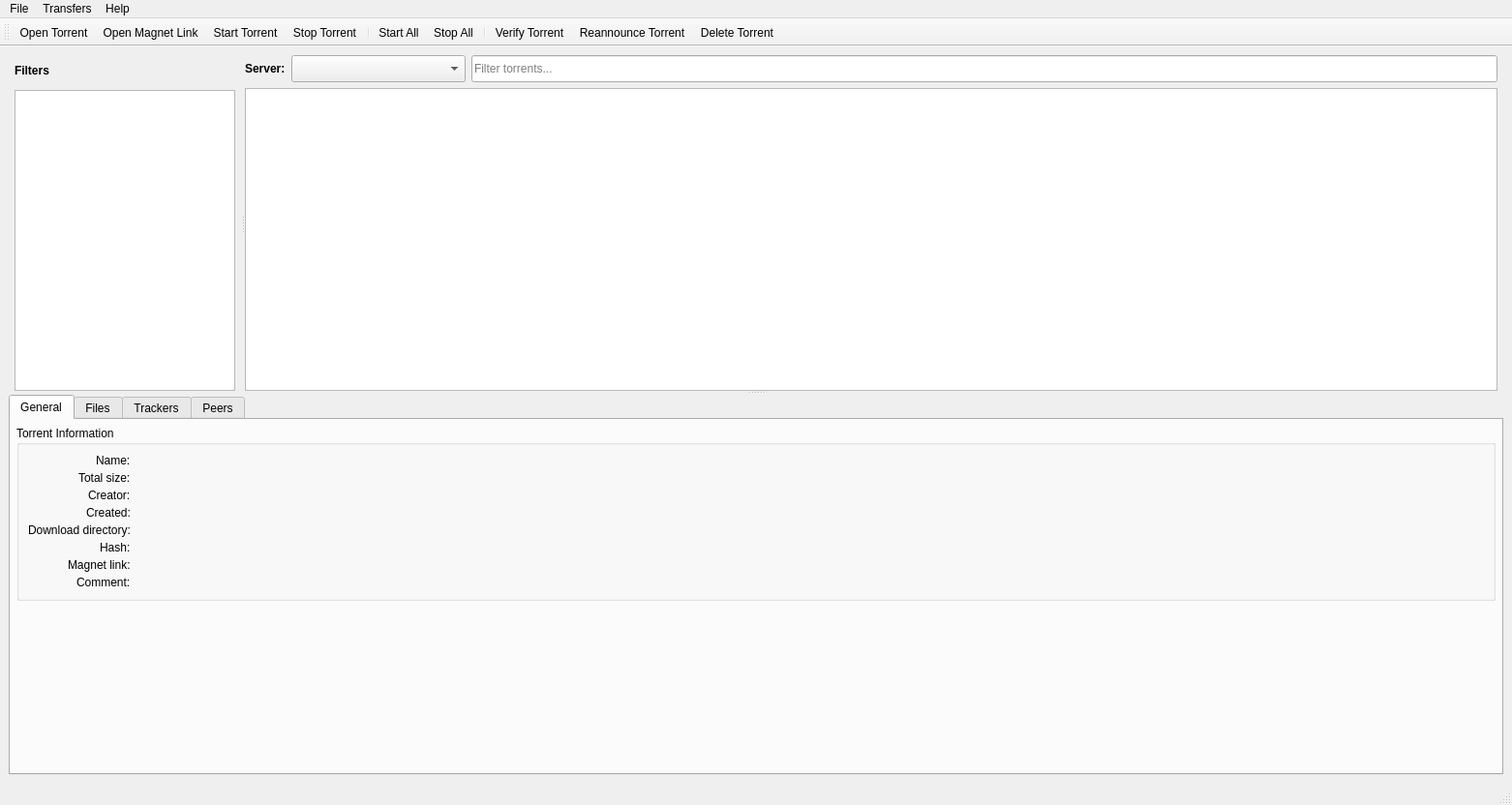
<?xml version="1.0" encoding="UTF-8"?>
<ui version="4.0">
 <class>MainWindow</class>
 <widget class="QMainWindow" name="MainWindow">
  <property name="geometry">
   <rect>
    <x>0</x>
    <y>0</y>
    <width>1562</width>
    <height>832</height>
   </rect>
  </property>
  <property name="windowTitle">
   <string>MainWindow</string>
  </property>
  <widget class="QWidget" name="centralwidget">
   <layout class="QVBoxLayout" name="verticalLayout">
    <item>
     <widget class="QSplitter" name="splitter_2">
      <property name="sizePolicy">
       <sizepolicy hsizetype="Expanding" vsizetype="Expanding">
        <horstretch>0</horstretch>
        <verstretch>0</verstretch>
       </sizepolicy>
      </property>
      <property name="orientation">
       <enum>Qt::Orientation::Vertical</enum>
      </property>
      <widget class="QSplitter" name="splitter">
       <property name="sizePolicy">
        <sizepolicy hsizetype="Expanding" vsizetype="Expanding">
         <horstretch>0</horstretch>
         <verstretch>0</verstretch>
        </sizepolicy>
       </property>
       <property name="orientation">
        <enum>Qt::Orientation::Horizontal</enum>
       </property>
       <widget class="QWidget" name="filterPanel" native="true">
        <property name="sizePolicy">
         <sizepolicy hsizetype="Fixed" vsizetype="Expanding">
          <horstretch>0</horstretch>
          <verstretch>0</verstretch>
         </sizepolicy>
        </property>
        <property name="minimumSize">
         <size>
          <width>200</width>
          <height>0</height>
         </size>
        </property>
        <property name="maximumSize">
         <size>
          <width>240</width>
          <height>16777215</height>
         </size>
        </property>
        <layout class="QVBoxLayout" name="verticalLayoutFilterPanel">
         <property name="spacing">
          <number>6</number>
         </property>
         <property name="leftMargin">
          <number>6</number>
         </property>
         <property name="topMargin">
          <number>2</number>
         </property>
         <property name="rightMargin">
          <number>6</number>
         </property>
         <property name="bottomMargin">
          <number>0</number>
         </property>
         <item>
          <widget class="QLabel" name="labelTorrentStatus">
           <property name="minimumSize">
            <size>
             <width>0</width>
             <height>28</height>
            </size>
           </property>
           <property name="styleSheet">
            <string notr="true">font-weight: 600;</string>
           </property>
           <property name="text">
            <string>Filters</string>
           </property>
           <property name="alignment">
            <set>Qt::AlignmentFlag::AlignLeading|Qt::AlignmentFlag::AlignLeft|Qt::AlignmentFlag::AlignVCenter</set>
           </property>
          </widget>
         </item>
         <item>
          <widget class="QListWidget" name="listWidget">
           <property name="sizePolicy">
            <sizepolicy hsizetype="Expanding" vsizetype="Expanding">
             <horstretch>0</horstretch>
             <verstretch>0</verstretch>
            </sizepolicy>
           </property>
           <property name="currentRow">
            <number>-1</number>
           </property>
          </widget>
         </item>
        </layout>
       </widget>
       <widget class="QWidget" name="torrentListPanel" native="true">
        <layout class="QVBoxLayout" name="verticalLayoutTorrentList">
         <property name="spacing">
          <number>6</number>
         </property>
         <property name="leftMargin">
          <number>0</number>
         </property>
         <property name="topMargin">
          <number>0</number>
         </property>
         <property name="rightMargin">
          <number>6</number>
         </property>
         <property name="bottomMargin">
          <number>0</number>
         </property>
         <item>
          <layout class="QHBoxLayout" name="horizontalLayoutTorrentControls">
           <property name="spacing">
            <number>6</number>
           </property>
           <item>
            <widget class="QLabel" name="labelServerSelector">
             <property name="styleSheet">
              <string notr="true">font-weight: 600;</string>
             </property>
             <property name="text">
              <string>Server:</string>
             </property>
             <property name="buddy">
              <cstring>comboServers</cstring>
             </property>
            </widget>
           </item>
           <item>
            <widget class="QComboBox" name="comboServers">
             <property name="minimumSize">
              <size>
               <width>180</width>
               <height>28</height>
              </size>
             </property>
             <property name="maximumSize">
              <size>
               <width>240</width>
               <height>16777215</height>
              </size>
             </property>
             <property name="toolTip">
              <string>Select Transmission server</string>
             </property>
            </widget>
           </item>
           <item>
            <widget class="QLineEdit" name="editTorrentFilter">
             <property name="minimumSize">
              <size>
               <width>0</width>
               <height>28</height>
              </size>
             </property>
             <property name="toolTip">
              <string>Filter torrents by name</string>
             </property>
             <property name="placeholderText">
              <string>Filter torrents...</string>
             </property>
             <property name="clearButtonEnabled">
              <bool>true</bool>
             </property>
            </widget>
           </item>
          </layout>
         </item>
         <item>
          <widget class="QTableView" name="tableView">
           <property name="selectionMode">
            <enum>QAbstractItemView::SelectionMode::MultiSelection</enum>
           </property>
           <property name="selectionBehavior">
            <enum>QAbstractItemView::SelectionBehavior::SelectRows</enum>
           </property>
           <property name="showGrid">
            <bool>false</bool>
           </property>
           <property name="gridStyle">
            <enum>Qt::PenStyle::NoPen</enum>
           </property>
           <attribute name="horizontalHeaderStretchLastSection">
            <bool>false</bool>
           </attribute>
           <attribute name="verticalHeaderVisible">
            <bool>false</bool>
           </attribute>
           <attribute name="verticalHeaderHighlightSections">
            <bool>false</bool>
           </attribute>
          </widget>
         </item>
        </layout>
       </widget>
      </widget>
      <widget class="QTabWidget" name="tabWidget">
       <property name="minimumSize">
        <size>
         <width>0</width>
         <height>120</height>
        </size>
       </property>
       <property name="maximumSize">
        <size>
         <width>16777215</width>
         <height>16777215</height>
        </size>
       </property>
       <property name="currentIndex">
        <number>0</number>
       </property>
       <widget class="QWidget" name="general">
        <attribute name="title">
         <string>General</string>
        </attribute>
        <layout class="QVBoxLayout" name="verticalLayoutGeneral">
         <property name="spacing">
          <number>6</number>
         </property>
         <property name="leftMargin">
          <number>6</number>
         </property>
         <property name="topMargin">
          <number>6</number>
         </property>
         <property name="rightMargin">
          <number>6</number>
         </property>
         <property name="bottomMargin">
          <number>6</number>
         </property>
         <item>
          <widget class="QGroupBox" name="groupGeneralInfo">
           <property name="sizePolicy">
            <sizepolicy hsizetype="Expanding" vsizetype="Maximum">
             <horstretch>0</horstretch>
             <verstretch>0</verstretch>
            </sizepolicy>
           </property>
           <property name="title">
            <string>Torrent Information</string>
           </property>
           <layout class="QFormLayout" name="formLayoutGeneralInfo">
            <property name="fieldGrowthPolicy">
             <enum>QFormLayout::FieldGrowthPolicy::ExpandingFieldsGrow</enum>
            </property>
            <property name="labelAlignment">
             <set>Qt::AlignmentFlag::AlignRight|Qt::AlignmentFlag::AlignTrailing|Qt::AlignmentFlag::AlignVCenter</set>
            </property>
            <property name="formAlignment">
             <set>Qt::AlignmentFlag::AlignLeading|Qt::AlignmentFlag::AlignLeft|Qt::AlignmentFlag::AlignTop</set>
            </property>
            <property name="horizontalSpacing">
             <number>10</number>
            </property>
            <property name="verticalSpacing">
             <number>4</number>
            </property>
            <item row="0" column="0">
             <widget class="QLabel" name="labelGeneralNameCaption">
              <property name="text">
               <string>Name:</string>
              </property>
             </widget>
            </item>
            <item row="0" column="1">
             <widget class="QLabel" name="labelGeneralName">
              <property name="sizePolicy">
               <sizepolicy hsizetype="Expanding" vsizetype="Preferred">
                <horstretch>1</horstretch>
                <verstretch>0</verstretch>
               </sizepolicy>
              </property>
              <property name="text">
               <string/>
              </property>
              <property name="wordWrap">
               <bool>true</bool>
              </property>
              <property name="textInteractionFlags">
               <set>Qt::TextInteractionFlag::TextSelectableByMouse</set>
              </property>
             </widget>
            </item>
            <item row="1" column="0">
             <widget class="QLabel" name="labelGeneralTotalSizeCaption">
              <property name="text">
               <string>Total size:</string>
              </property>
             </widget>
            </item>
            <item row="1" column="1">
             <widget class="QLabel" name="labelGeneralTotalSize">
              <property name="text">
               <string/>
              </property>
              <property name="textInteractionFlags">
               <set>Qt::TextInteractionFlag::TextSelectableByMouse</set>
              </property>
             </widget>
            </item>
            <item row="2" column="0">
             <widget class="QLabel" name="labelGeneralCreatorCaption">
              <property name="text">
               <string>Creator:</string>
              </property>
             </widget>
            </item>
            <item row="2" column="1">
             <widget class="QLabel" name="labelGeneralCreator">
              <property name="sizePolicy">
               <sizepolicy hsizetype="Expanding" vsizetype="Preferred">
                <horstretch>1</horstretch>
                <verstretch>0</verstretch>
               </sizepolicy>
              </property>
              <property name="text">
               <string/>
              </property>
              <property name="wordWrap">
               <bool>true</bool>
              </property>
              <property name="textInteractionFlags">
               <set>Qt::TextInteractionFlag::TextSelectableByMouse</set>
              </property>
             </widget>
            </item>
            <item row="3" column="0">
             <widget class="QLabel" name="labelGeneralCreatedCaption">
              <property name="text">
               <string>Created:</string>
              </property>
             </widget>
            </item>
            <item row="3" column="1">
             <widget class="QLabel" name="labelGeneralCreated">
              <property name="text">
               <string/>
              </property>
              <property name="textInteractionFlags">
               <set>Qt::TextInteractionFlag::TextSelectableByMouse</set>
              </property>
             </widget>
            </item>
            <item row="4" column="0">
             <widget class="QLabel" name="labelGeneralDownloadDirCaption">
              <property name="text">
               <string>Download directory:</string>
              </property>
             </widget>
            </item>
            <item row="4" column="1">
             <widget class="QLabel" name="labelGeneralDownloadDir">
              <property name="sizePolicy">
               <sizepolicy hsizetype="Expanding" vsizetype="Preferred">
                <horstretch>1</horstretch>
                <verstretch>0</verstretch>
               </sizepolicy>
              </property>
              <property name="text">
               <string/>
              </property>
              <property name="wordWrap">
               <bool>true</bool>
              </property>
              <property name="textInteractionFlags">
               <set>Qt::TextInteractionFlag::TextSelectableByMouse</set>
              </property>
             </widget>
            </item>
            <item row="5" column="0">
             <widget class="QLabel" name="labelGeneralHashCaption">
              <property name="text">
               <string>Hash:</string>
              </property>
             </widget>
            </item>
            <item row="5" column="1">
             <widget class="QLabel" name="labelGeneralHash">
              <property name="sizePolicy">
               <sizepolicy hsizetype="Expanding" vsizetype="Preferred">
                <horstretch>1</horstretch>
                <verstretch>0</verstretch>
               </sizepolicy>
              </property>
              <property name="text">
               <string/>
              </property>
              <property name="textInteractionFlags">
               <set>Qt::TextInteractionFlag::TextSelectableByMouse</set>
              </property>
             </widget>
            </item>
            <item row="6" column="0">
             <widget class="QLabel" name="labelGeneralMagnetCaption">
              <property name="text">
               <string>Magnet link:</string>
              </property>
             </widget>
            </item>
            <item row="6" column="1">
             <widget class="QLabel" name="lineGeneralMagnet">
              <property name="sizePolicy">
               <sizepolicy hsizetype="Expanding" vsizetype="Fixed">
                <horstretch>1</horstretch>
                <verstretch>0</verstretch>
               </sizepolicy>
              </property>
              <property name="textInteractionFlags">
               <set>Qt::TextInteractionFlag::TextSelectableByMouse</set>
              </property>
             </widget>
            </item>
            <item row="7" column="0">
             <widget class="QLabel" name="labelGeneralCommentCaption">
              <property name="text">
               <string>Comment:</string>
              </property>
             </widget>
            </item>
            <item row="7" column="1">
             <widget class="QLabel" name="labelGeneralComment">
              <property name="sizePolicy">
               <sizepolicy hsizetype="Expanding" vsizetype="Preferred">
                <horstretch>1</horstretch>
                <verstretch>0</verstretch>
               </sizepolicy>
              </property>
              <property name="minimumSize">
               <size>
                <width>300</width>
                <height>0</height>
               </size>
              </property>
              <property name="text">
               <string/>
              </property>
              <property name="textFormat">
               <enum>Qt::TextFormat::RichText</enum>
              </property>
              <property name="wordWrap">
               <bool>true</bool>
              </property>
              <property name="openExternalLinks">
               <bool>true</bool>
              </property>
              <property name="textInteractionFlags">
               <set>Qt::TextInteractionFlag::TextBrowserInteraction</set>
              </property>
             </widget>
            </item>
           </layout>
          </widget>
         </item>
         <item>
          <spacer name="verticalSpacerGeneral">
           <property name="orientation">
            <enum>Qt::Orientation::Vertical</enum>
           </property>
           <property name="sizeType">
            <enum>QSizePolicy::Policy::Expanding</enum>
           </property>
           <property name="sizeHint" stdset="0">
            <size>
             <width>20</width>
             <height>20</height>
            </size>
           </property>
          </spacer>
         </item>
        </layout>
       </widget>
       <widget class="QWidget" name="fileList">
        <attribute name="title">
         <string>Files</string>
        </attribute>
        <layout class="QVBoxLayout" name="verticalLayoutFiles">
         <property name="spacing">
          <number>6</number>
         </property>
         <property name="leftMargin">
          <number>4</number>
         </property>
         <property name="topMargin">
          <number>4</number>
         </property>
         <property name="rightMargin">
          <number>4</number>
         </property>
         <property name="bottomMargin">
          <number>4</number>
         </property>
         <item>
          <widget class="QLineEdit" name="editFileFilter">
           <property name="placeholderText">
            <string>Search files...</string>
           </property>
          </widget>
         </item>
         <item>
          <widget class="QTreeView" name="fileTreeWidget">
           <attribute name="headerVisible">
            <bool>true</bool>
           </attribute>
           <attribute name="headerStretchLastSection">
            <bool>false</bool>
           </attribute>
          </widget>
         </item>
        </layout>
       </widget>
       <widget class="QWidget" name="trackers">
        <attribute name="title">
         <string>Trackers</string>
        </attribute>
        <layout class="QVBoxLayout" name="verticalLayoutTrackers">
         <property name="leftMargin">
          <number>4</number>
         </property>
         <property name="topMargin">
          <number>4</number>
         </property>
         <property name="rightMargin">
          <number>4</number>
         </property>
         <property name="bottomMargin">
          <number>4</number>
         </property>
         <item>
          <widget class="QTableWidget" name="trackerTableWidget">
           <property name="editTriggers">
            <set>QAbstractItemView::EditTrigger::NoEditTriggers</set>
           </property>
           <property name="alternatingRowColors">
            <bool>true</bool>
           </property>
           <property name="selectionBehavior">
            <enum>QAbstractItemView::SelectionBehavior::SelectRows</enum>
           </property>
           <property name="showGrid">
            <bool>false</bool>
           </property>
           <property name="sortingEnabled">
            <bool>true</bool>
           </property>
          </widget>
         </item>
        </layout>
       </widget>
       <widget class="QWidget" name="peers">
        <attribute name="title">
         <string>Peers</string>
        </attribute>
        <layout class="QHBoxLayout" name="horizontalLayout_2">
         <property name="leftMargin">
          <number>4</number>
         </property>
         <property name="topMargin">
          <number>4</number>
         </property>
         <property name="rightMargin">
          <number>4</number>
         </property>
         <property name="bottomMargin">
          <number>4</number>
         </property>
         <item>
          <widget class="QTableWidget" name="peerTableWidget">
           <property name="showGrid">
            <bool>false</bool>
           </property>
           <attribute name="verticalHeaderVisible">
            <bool>false</bool>
           </attribute>
          </widget>
         </item>
        </layout>
       </widget>
      </widget>
     </widget>
    </item>
   </layout>
  </widget>
  <widget class="QMenuBar" name="menubar">
   <property name="geometry">
    <rect>
     <x>0</x>
     <y>0</y>
     <width>1562</width>
     <height>24</height>
    </rect>
   </property>
   <widget class="QMenu" name="menuFile">
    <property name="title">
     <string>File</string>
    </property>
    <addaction name="action_Open_Torrent"/>
    <addaction name="actionOpen_Torrent_URL"/>
   <addaction name="actionAdd_Torrent_from_Magnet_Link"/>
   <addaction name="separator"/>
    <addaction name="actionServer_Setup"/>
    <addaction name="actionSettings"/>
    <addaction name="actionTransmission_Settings"/>
    <addaction name="separator"/>
    <addaction name="actionExport_Settings"/>
    <addaction name="actionImport_Settings"/>
    <addaction name="separator"/>
   <addaction name="actionClose_Window"/>
    <addaction name="actionQuit"/>
   </widget>
  <widget class="QMenu" name="menuTransfers">
   <property name="title">
    <string>Transfers</string>
   </property>
   <addaction name="actionStart_All_Torrents"/>
   <addaction name="actionStop_All_Torrents"/>
   <addaction name="separator"/>
   <addaction name="actionAlternative_Speed_Mode"/>
  </widget>
   <widget class="QMenu" name="menuHelp">
    <property name="title">
     <string>Help</string>
    </property>
    <addaction name="actionAbout"/>
    <addaction name="actionCheckForUpdates"/>
   </widget>
   <addaction name="menuFile"/>
  <addaction name="menuTransfers"/>
   <addaction name="menuHelp"/>
  </widget>
  <widget class="QStatusBar" name="statusbar"/>
  <widget class="QToolBar" name="toolBar">
   <property name="windowTitle">
    <string>toolBar</string>
   </property>
   <attribute name="toolBarArea">
    <enum>TopToolBarArea</enum>
   </attribute>
   <attribute name="toolBarBreak">
    <bool>false</bool>
   </attribute>
   <addaction name="action_Open_Torrent"/>
   <addaction name="actionAdd_Torrent_from_Magnet_Link"/>
   <addaction name="actionStart_Torrent"/>
   <addaction name="actionStop_Torrent"/>
   <addaction name="separator"/>
   <addaction name="actionStart_All_Torrents"/>
   <addaction name="actionStop_All_Torrents"/>
   <addaction name="separator"/>
   <addaction name="actionVerify_Torrent"/>
   <addaction name="actionReannounce"/>
   <addaction name="actionDelete_Torrent"/>
  </widget>
  <action name="action_Open_Torrent">
   <property name="text">
    <string>&amp;Open Torrent...</string>
   </property>
  </action>
  <action name="actionOpen_Torrent_URL">
   <property name="text">
    <string>Open Torrent URL...</string>
   </property>
  </action>
  <action name="actionDelete_Torrent">
   <property name="text">
    <string>Delete Torrent...</string>
   </property>
   <property name="shortcut">
    <string>Del</string>
   </property>
  </action>
  <action name="actionAll">
   <property name="checkable">
    <bool>true</bool>
   </property>
   <property name="checked">
    <bool>true</bool>
   </property>
   <property name="text">
    <string>All</string>
   </property>
  </action>
  <action name="actionDownloading">
   <property name="text">
    <string>Downloading</string>
   </property>
  </action>
  <action name="actionWaiting">
   <property name="text">
    <string>Waiting</string>
   </property>
  </action>
  <action name="actionCompleted">
   <property name="text">
    <string>Completed</string>
   </property>
  </action>
  <action name="actionActive">
   <property name="text">
    <string>Active</string>
   </property>
  </action>
  <action name="actionInactive">
   <property name="text">
    <string>Inactive</string>
   </property>
  </action>
  <action name="actionStopped">
   <property name="text">
    <string>Stopped</string>
   </property>
  </action>
  <action name="actionError">
   <property name="text">
    <string>Error</string>
   </property>
  </action>
  <action name="actionServer_Setup">
   <property name="text">
    <string>Manage Servers...</string>
   </property>
  </action>
  <action name="actionStart_Torrent">
   <property name="text">
    <string>Start Torrent</string>
   </property>
   <property name="menuRole">
    <enum>QAction::MenuRole::TextHeuristicRole</enum>
   </property>
  </action>
  <action name="actionStop_Torrent">
   <property name="text">
    <string>Stop Torrent</string>
   </property>
   <property name="menuRole">
    <enum>QAction::MenuRole::TextHeuristicRole</enum>
   </property>
  </action>
  <action name="actionStart_All_Torrents">
   <property name="text">
    <string>Start All</string>
   </property>
   <property name="toolTip">
    <string>Start all torrents</string>
   </property>
   <property name="menuRole">
    <enum>QAction::MenuRole::NoRole</enum>
   </property>
  </action>
  <action name="actionStop_All_Torrents">
   <property name="text">
    <string>Stop All</string>
   </property>
   <property name="toolTip">
    <string>Stop all torrents</string>
   </property>
   <property name="menuRole">
    <enum>QAction::MenuRole::NoRole</enum>
   </property>
  </action>
  <action name="actionAdd_Torrent_from_Magnet_Link">
   <property name="text">
    <string>Open Magnet Link...</string>
   </property>
   <property name="menuRole">
    <enum>QAction::MenuRole::TextHeuristicRole</enum>
   </property>
  </action>
  <action name="actionReannounce">
   <property name="text">
    <string>Reannounce Torrent</string>
   </property>
   <property name="menuRole">
    <enum>QAction::MenuRole::NoRole</enum>
   </property>
  </action>
  <action name="actionAbout">
   <property name="text">
    <string>About</string>
   </property>
  </action>
  <action name="actionVerify_Torrent">
   <property name="text">
    <string>Verify Torrent</string>
   </property>
   <property name="menuRole">
    <enum>QAction::MenuRole::NoRole</enum>
   </property>
  </action>
  <action name="actionSettings">
   <property name="text">
    <string>Settings…</string>
   </property>
  </action>
  <action name="moveTopAction">
   <property name="text">
    <string>Move to top</string>
   </property>
   <property name="menuRole">
    <enum>QAction::MenuRole::NoRole</enum>
   </property>
  </action>
  <action name="moveUpAction">
   <property name="text">
    <string>Move up</string>
   </property>
   <property name="menuRole">
    <enum>QAction::MenuRole::NoRole</enum>
   </property>
  </action>
  <action name="moveDownAction">
   <property name="text">
    <string>Move down</string>
   </property>
   <property name="menuRole">
    <enum>QAction::MenuRole::NoRole</enum>
   </property>
  </action>
  <action name="moveBottomAction">
   <property name="text">
    <string>Move to bottom</string>
   </property>
   <property name="menuRole">
    <enum>QAction::MenuRole::NoRole</enum>
   </property>
  </action>
  <action name="actionTransmission_Settings">
   <property name="enabled">
    <bool>false</bool>
   </property>
   <property name="text">
    <string>Server Settings...</string>
   </property>
  </action>
  <action name="actionAlternative_Speed_Mode">
   <property name="checkable">
    <bool>true</bool>
   </property>
   <property name="enabled">
    <bool>false</bool>
   </property>
   <property name="text">
    <string>Alternative Speed Mode</string>
   </property>
  </action>
  <action name="actionQuit">
   <property name="text">
    <string>Quit</string>
   </property>
  </action>
  <action name="actionClose_Window">
   <property name="text">
    <string>Close Window</string>
   </property>
  </action>
  <action name="actionForce_Start_Torrent">
   <property name="text">
    <string>Force Start Torrent</string>
   </property>
   <property name="toolTip">
    <string>Force Torrent to Start now</string>
   </property>
   <property name="menuRole">
    <enum>QAction::MenuRole::NoRole</enum>
   </property>
  </action>
  <action name="actionCheckForUpdates">
   <property name="text">
    <string>Check for Updates</string>
   </property>
  </action>
  <action name="actionExport_Settings">
   <property name="text">
    <string>Export Settings...</string>
   </property>
  </action>
  <action name="actionImport_Settings">
   <property name="text">
    <string>Import Settings...</string>
   </property>
  </action>
 </widget>
 <resources>
  <include location="Resources/resources.qrc"/>
 </resources>
 <connections/>
</ui>
